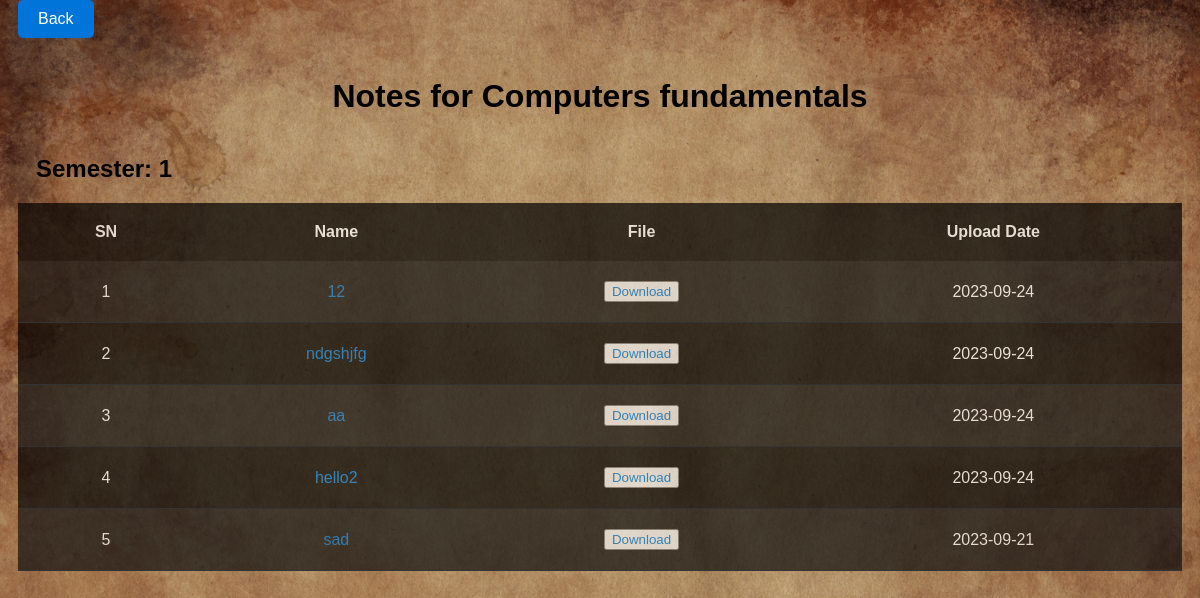
The app's page /student/notes_page.php?subject=Computers fundamentals (signed in) with its own data.
### tables this page shows
CREATE TABLE `note` (
  `id` int(11) NOT NULL,
  `subId` int(11) NOT NULL,
  `teacherId` int(11) NOT NULL,
  `date` date NOT NULL DEFAULT current_timestamp(),
  `name` varchar(255) NOT NULL,
  `file` varchar(255) NOT NULL
);

### student/notes_page.php (the view, shortened to what this page needs)
<link rel="stylesheet" type="text/css" href="css/notes.css">
<?php
require '../connection.php';
$selectedSubject = $_GET['subject'];
$selectedSemester = $_SESSION['semester'];
$sql = "SELECT name, file, date FROM note WHERE subId = (
    SELECT id FROM subject WHERE name = '$selectedSubject' AND semester = '$selectedSemester'
) ORDER BY date DESC";
$result = $conn->query($sql);
$notes = [];
if ($result->num_rows > 0) {
    while ($row = $result->fetch_assoc()) {
        $notes[] = [
            'name' => $row['name'],
            'file' => $row['file'],
            'date' => $row['date'],
        ];
    }
}
?>
<!DOCTYPE html>
<html>
<head>
</head>
<body>
<a href="index.php" style="display: inline-block; padding: 10px 20px; background-color: #0074D9; color: #fff; text-decoration: none; border-radius: 5px; text-align: center;">Back</a>
    <h1>Notes for <?php echo $selectedSubject; ?></h1>
    <h2>Semester: <?php echo $selectedSemester; ?></h2>
    <div id="notes">
        <table>
            <tr>
                <th>SN</th>
                <th>Name</th>
                <th>File</th>
                <th>Upload Date</th>
            </tr>
            <?php
            $isOdd = true;
            $sn = 1;
            foreach ($notes as $note) {
                $zebraClass = $isOdd ? 'odd' : 'even';
                $isOdd = !$isOdd;
                $title=$note['name'];
                echo "<tr class='$zebraClass'>";
                echo "<td>" . $sn++ . "</td>";
                echo "<td><a href='../noteuploads/" . $note['file'] . "' target='_blank' download='$title'>" . $note['name'] . "</a></td>";
                echo "<td>   <button> <a href='../noteuploads/" . $note['file'] . "' target='_blank' download='$title'>Download</a >  </button> </td>";
                echo "<td>" . $note['date'] . "</td>";
                echo "</tr>";
            }
            ?>
        </table>
    </div>
</body>
</html>

### student/css/notes.css (style rules this page uses)
body, h1, h2, ul, li { margin: 0px 18px; padding: 0; }
body { background-color: white; background-image:url("../images/photo.jpg"); background-size: cover; color: black; font-family: Arial, sans-serif; overflow-x: hidden; }
h1 { margin: 40px; }
h1 { text-align: center; color: black; }
table { width: 100%; border-collapse: collapse; margin-top: 20px; color: #fff; }
th { background-color: #000; color: #fff; padding: 20px; opacity: 70%; }
td { padding: 20px; text-align: center; border-bottom: 1px solid #333; }
tr.odd { background-color: #111; opacity: 70%; }
tr.even { opacity: 70%; background-color: #000; }
a { text-decoration: none; color: #0078d4; }

### records on screen
note: name "12", date "2023-09-24"
note: name "ndgshjfg", date "2023-09-24"
note: name "aa", date "2023-09-24"
note: name "hello2", date "2023-09-24"
note: name "sad", date "2023-09-21"

### other values on screen
$selectedSubject "Computers fundamentals"
$selectedSemester "1"
